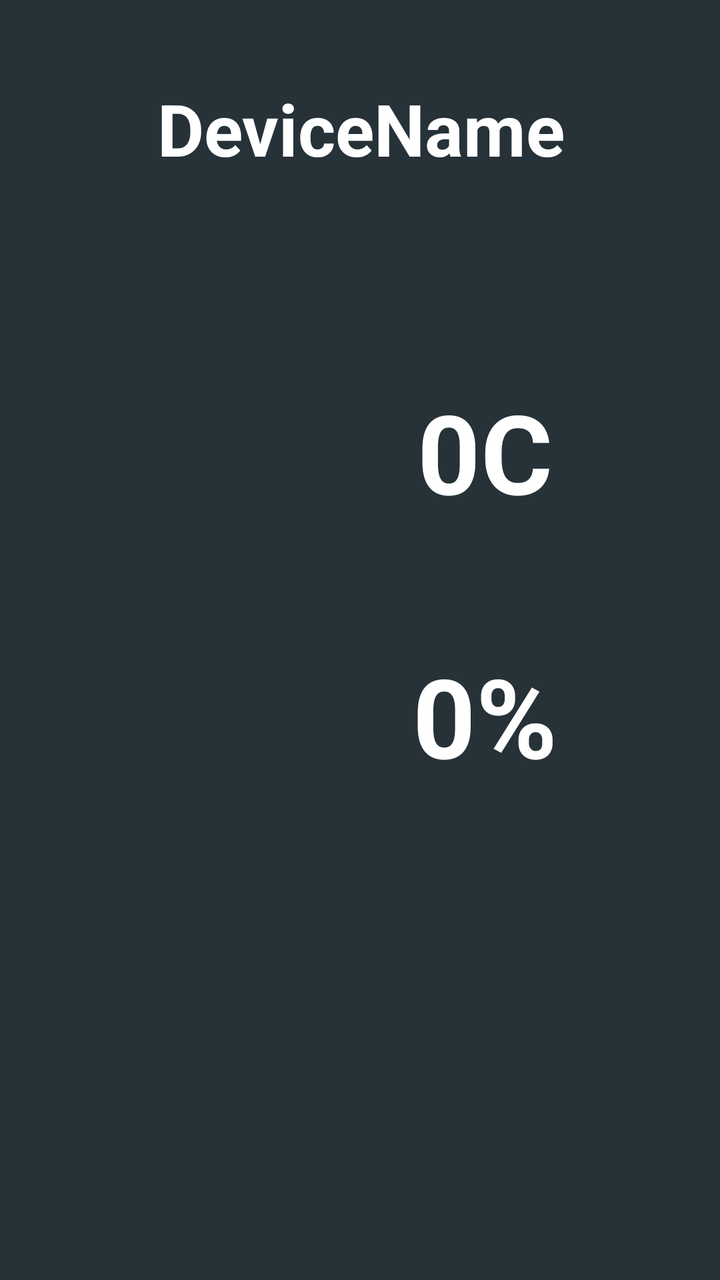
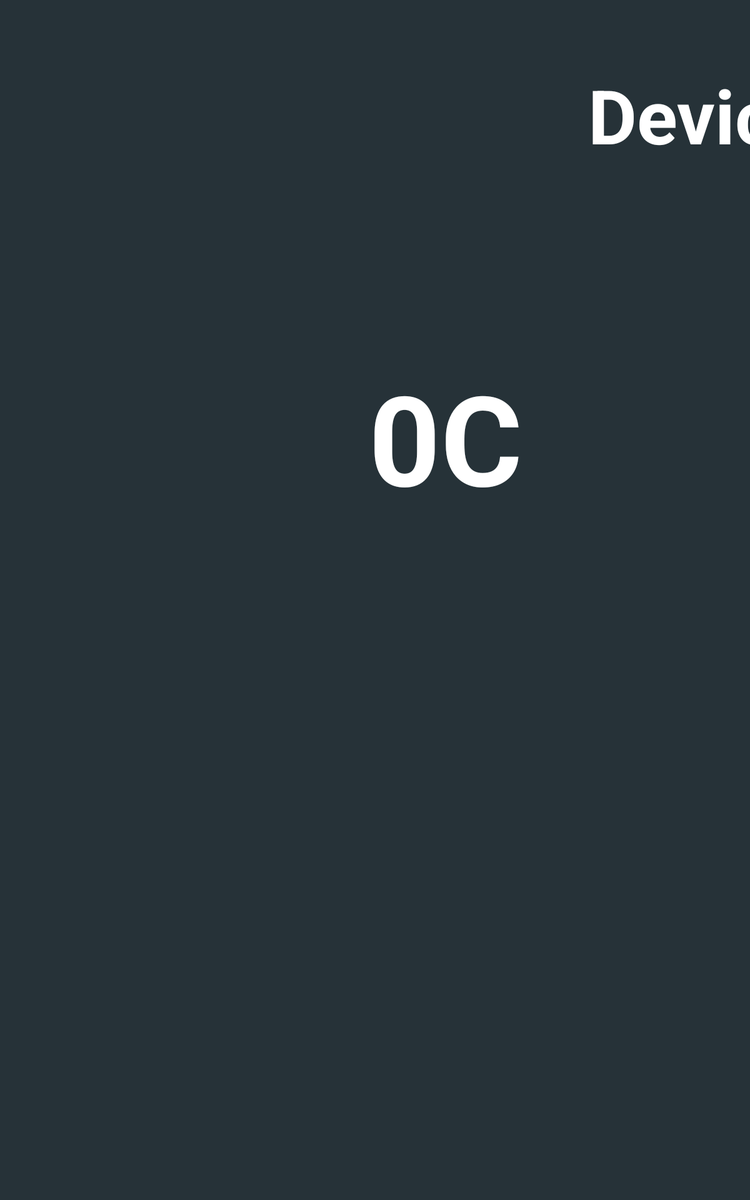

Compare how this app lays out the same screen by default and in its alternative resource folder. The renders come first, then the two layout files and the values they reference.
<!-- AndroidManifest.xml: application theme DarkTheme -->
<!-- res/layout/temphumisensor.xml -->
<?xml version="1.0" encoding="utf-8"?>
<android.support.constraint.ConstraintLayout xmlns:android="http://schemas.android.com/apk/res/android"
    xmlns:app="http://schemas.android.com/apk/res-auto"
    xmlns:tools="http://schemas.android.com/tools"
    android:id="@+id/RelativeLayout1"
    android:layout_width="match_parent"
    android:layout_height="match_parent"
    android:orientation="vertical">

    <ImageView
        android:id="@+id/imageView"
        android:layout_width="114dp"
        android:layout_height="98dp"
        android:layout_marginTop="32dp"
        android:adjustViewBounds="false"
        android:cropToPadding="false"
        app:layout_constraintTop_toBottomOf="@+id/imageView2"
        app:srcCompat="@drawable/temperature"
        tools:layout_editor_absoluteX="37dp" />

    <TextView
        android:id="@+id/temp"
        android:layout_width="213dp"
        android:layout_height="100dp"
        android:layout_marginStart="20dp"
        android:layout_marginTop="56dp"
        android:text="0C"
        android:textAlignment="center"
        android:textColor="@color/white"
        android:textSize="55sp"
        android:textStyle="bold"
        android:visibility="visible"
        app:layout_constraintStart_toEndOf="@+id/imageView2"
        app:layout_constraintTop_toBottomOf="@+id/name" />

    <ImageView
        android:id="@+id/imageView2"
        android:layout_width="116dp"
        android:layout_height="103dp"
        android:layout_marginTop="56dp"
        android:adjustViewBounds="false"
        android:cropToPadding="false"
        app:layout_constraintTop_toBottomOf="@+id/name"
        app:srcCompat="@drawable/humidity"
        tools:layout_editor_absoluteX="37dp" />

    <TextView
        android:id="@+id/humi"
        android:layout_width="217dp"
        android:layout_height="99dp"
        android:layout_marginStart="20dp"
        android:layout_marginTop="32dp"
        android:text="0%"
        android:textAlignment="center"
        android:textColor="@color/white"
        android:textSize="55sp"
        android:textStyle="bold"
        android:visibility="visible"
        app:layout_constraintStart_toEndOf="@+id/imageView"
        app:layout_constraintTop_toBottomOf="@+id/temp" />

    <TextView
        android:id="@+id/name"
        android:layout_width="395dp"
        android:layout_height="93dp"
        android:layout_marginTop="40dp"
        android:text="DeviceName"
        android:textAlignment="center"
        android:textColor="@color/white"
        android:textSize="36sp"
        android:textStyle="bold"
        app:layout_constraintEnd_toEndOf="parent"
        app:layout_constraintHorizontal_bias="0.5"
        app:layout_constraintStart_toStartOf="parent"
        app:layout_constraintTop_toTopOf="parent" />

    <android.support.constraint.Guideline
        android:id="@+id/guideline"
        android:layout_width="wrap_content"
        android:layout_height="wrap_content"
        android:orientation="horizontal"
        app:layout_constraintGuide_begin="20dp" />

</android.support.constraint.ConstraintLayout>
<!-- resources referenced by this layout -->
<resources>
  <color name="white">#fff</color>
  <style name="DarkTheme" parent="Theme.AppCompat.Light">
          <item name="colorPrimary">@color/colorPrimary</item>
          <item name="colorPrimaryDark">@color/colorPrimaryDark</item>
          <item name="android:textColorPrimary">@color/white</item>
          <item name="colorAccent">@color/colorAccent</item>
          <item name="android:color">@color/white</item>
          <item name="android:windowBackground">@color/colorPrimary</item>
          <item name="android:actionBarStyle">@color/colorPrimary</item>
          <item name="android:actionMenuTextColor">@color/white</item>
      </style>
  <color name="colorPrimary">#263238</color>
  <color name="colorPrimaryDark">#1f292e</color>
  <color name="colorAccent">#96a342</color>
</resources>
<!-- res/layout-large/temphumisensor.xml (the repository's variant of the layout above) -->
<!-- drawn on a 7-inch tablet held upright -->
<?xml version="1.0" encoding="utf-8"?>
<AbsoluteLayout
    xmlns:android="http://schemas.android.com/apk/res/android"
    xmlns:app="http://schemas.android.com/apk/res-auto"
    xmlns:tools="http://schemas.android.com/tools"
    android:id="@+id/RelativeLayout1"
    android:layout_width="match_parent"
    android:layout_height="match_parent"
    android:orientation="vertical">

    <ImageView
        android:id="@+id/imageView"
        android:layout_width="216dp"
        android:layout_height="187dp"
        android:layout_x="57dp"
        android:layout_y="287dp"
        android:adjustViewBounds="false"
        android:cropToPadding="false"
        app:srcCompat="@drawable/temperature"
        tools:layout_editor_absoluteX="262dp"
        tools:layout_editor_absoluteY="241dp" />

    <TextView
        android:id="@+id/temp"
        android:layout_width="327dp"
        android:layout_height="194dp"
        android:layout_x="295dp"
        android:layout_y="283dp"
        android:text="0C"
        android:textColor="@color/white"
        android:textSize="100dp"
        android:textStyle="bold"
        android:visibility="visible"
        tools:layout_editor_absoluteX="578dp"
        tools:layout_editor_absoluteY="203dp" />

    <ImageView
        android:id="@+id/imageView2"
        android:layout_width="216dp"
        android:layout_height="187dp"
        android:layout_x="689dp"
        android:layout_y="287dp"
        android:adjustViewBounds="false"
        android:cropToPadding="false"
        app:srcCompat="@drawable/humidity"
        tools:layout_editor_absoluteX="262dp"
        tools:layout_editor_absoluteY="841dp" />

    <TextView
        android:id="@+id/humi"
        android:layout_width="342dp"
        android:layout_height="194dp"
        android:layout_x="932dp"
        android:layout_y="281dp"
        android:text="0%"
        android:textColor="@color/white"
        android:textSize="100dp"
        android:textStyle="bold"
        android:visibility="visible"
        tools:layout_editor_absoluteX="578dp"
        tools:layout_editor_absoluteY="803dp" />

    <TextView
        android:id="@+id/name"
        android:layout_width="1223dp"
        android:layout_height="93dp"
        android:layout_x="29dp"
        android:layout_y="52dp"
        android:text="DeviceName"
        android:textAlignment="center"
        android:textColor="@color/white"
        android:textSize="60dp"
        android:textStyle="bold"
        tools:layout_editor_absoluteX="381dp"
        tools:layout_editor_absoluteY="154dp" />

</AbsoluteLayout>
